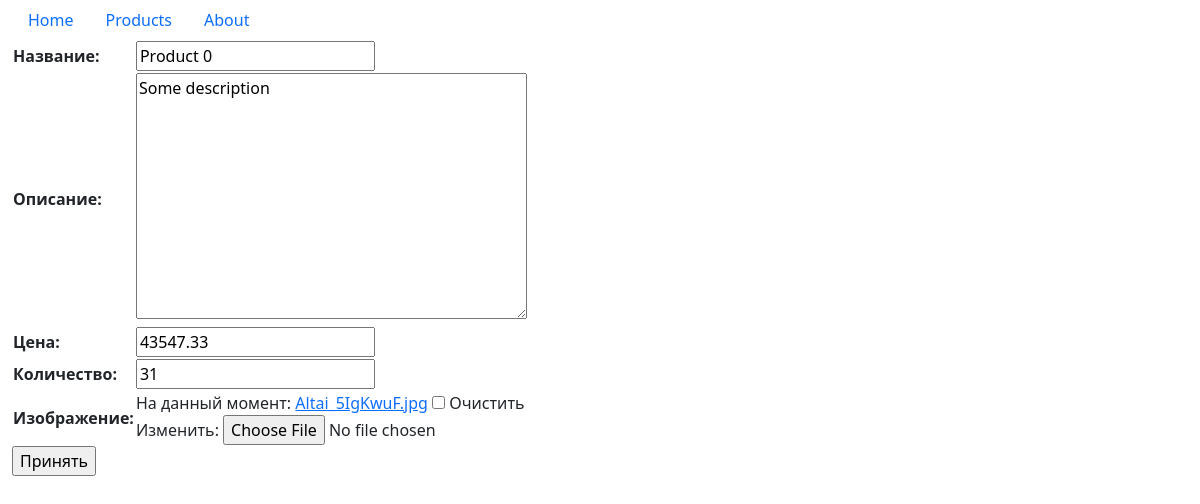
The app's page /change_product/1/ with its own data.
### myapp/models.py (models this page shows)
class Product(models.Model):
    name = models.CharField(max_length=100)
    description = models.TextField()
    price = models.DecimalField(max_digits=10, decimal_places=2)
    amount = models.IntegerField()
    image = models.ImageField(null=True)
    added_at = models.DateField(auto_now=True)

### myapp/views.py (the view)
# urls.py: path('change_product/<int:product_id>/', views.change_product, name='change_product'),
def change_product(request, product_id):
    product = models.Product.objects.filter(pk=product_id).first()
    form = forms.ProductForm(request.POST, request.FILES)
    if request.method == 'POST' and form.is_valid():
        image = form.cleaned_data['image']
        if isinstance(image, bool):
            image = None
        if image is not None:
            fs = FileSystemStorage()
            fs.save(image.name, image)
        product.name = form.cleaned_data['name']
        product.description = form.cleaned_data['description']
        product.price = form.cleaned_data['price']
        product.amount = form.cleaned_data['amount']
        product.image = image
        product.save()
        return redirect('products')
    else:
        form = forms.ProductForm(initial={'name': product.name, 'description': product.description,
                                          'price': product.price, 'amount': product.amount, 'image': product.image})
    return render(request, 'change_product.html', {'form': form})

### myapp/forms.py
class ProductForm(forms.Form):
    name = forms.CharField(label='Название', max_length=100)
    description = forms.CharField(label='Описание', widget=forms.Textarea)
    price = forms.DecimalField(label='Цена', max_digits=10, decimal_places=2)
    amount = forms.IntegerField(label='Количество')
    image = forms.ImageField(label='Изображение', required=False)

### myapp/templates/change_product.html (shortened to what this page needs)
{% extends 'base.html' %}
{% block content %}
<form method="post" enctype="multipart/form-data">
    <table>{{ form.as_table }}</table>
    <input type="submit" value="Принять">
</form>
{% endblock %}

### records on screen
Product: name "Product 0", description "Some description", price "43547.33", amount "31"
